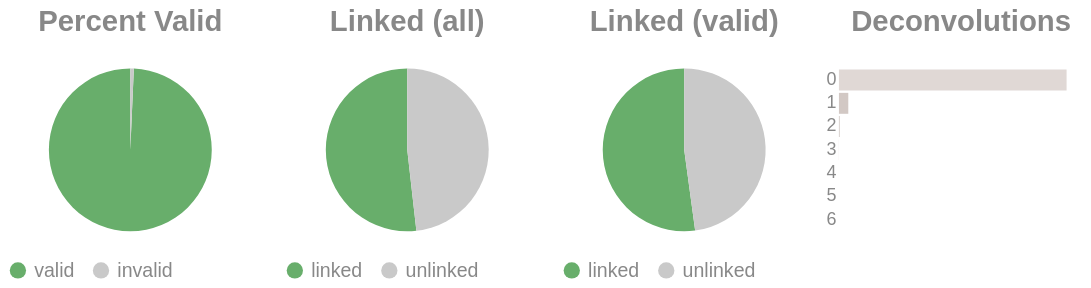

The notebook cell this image was saved under:
### Code cell
if SKIPLR:
    pass
else:
    clash = Counter()
    for i in valids['molecule'].to_list():
        _mol = i.split("-")
        if len(_mol) == 1:
            clash.update('0')
        else:
            clash.update(_mol[-1])

    _d = {"deconvolutions": [], 'count': []}
    for k,v in clash.items():
        _d['deconvolutions'].append(k)
        _d['count'].append(v)

    tot_valid = valids['reads'].sum()
    mask = valids['reads'] >= 2
    n_linked_reads = valids.filter(mask)['reads'].sum()
    if n_linked_reads == 0:
        print_html("No linked molecules (>=2 reads) were detected; skipping linked-only distributions.")
        SKIPLR = True
    else:
        perc_valid = round(tot_valid / n_reads, 4)
        linked_perc_abs = round(n_linked_reads / n_reads, 4)
        linked_perc = round(n_linked_reads / tot_valid, 4)

    _valid = pl.DataFrame({"valids": ['valid', 'invalid'], "count": [tot_valid, n_reads - tot_valid]})
    _linked_abs = pl.DataFrame({"linked (absolute)": ['linked', 'unlinked'], "count": [n_linked_reads, n_reads - n_linked_reads]})
    _linked_rel = pl.DataFrame({"linked (valids)": ['linked', 'unlinked'], "count": [n_linked_reads, tot_valid - n_linked_reads]})

    (
        alt.hconcat(
            piechart(_valid, goodval = 'valid', title = "Percent Valid"),
            piechart(_linked_abs, goodval = "linked", title =  "Linked (all)"),
            piechart(_linked_rel, goodval = "linked", title =  "Linked (valid)"),
            convolutionbar(pl.DataFrame(_d), title = "Deconvolutions"),
            center = True,
            bounds = 'flush'
        )
        .resolve_scale(color='independent')
        .resolve_legend('independent')
        .properties(usermeta={'embedOptions': {"actions": False}})
    ).display()

### Figure 1 — Vega-Lite specification as saved in the notebook (floating-point values rounded to 4 significant figures)
{"width": "container", "height": 400, "config": {"title": {"anchor": "start", "dy": -15, "fontSize": 18, "color": "#888888", "subtitleColor": "#888888", "subtitleFontSize": 14}, "arc": {"fill": "#0072B2"}, "axis": {"domainColor": "#888888", "domainWidth": 0.5, "gridWidth": 0.2, "grid": false, "titleFontWeight": 400, "titleFontSize": 15, "labelFontSize": 11, "labelColor": "#888888", "tickColor": "#888888", "tickWidth": 0.2, "titleColor": "#888888"}, "axisBand": {"grid": false}, "axisX": {"grid": true, "tickSize": 10, "domainCap": "round"}, "axisY": {"domain": false, "grid": true, "tickSize": 0, "domainCap": "round"}, "background": "transparent", "header": {"labelFontSize": 15, "labelColor": "#888888", "titleFontSize": 15, "titleFontWeight": 600, "titleColor": "#888888"}, "legend": {"labelFont": "sans-serif", "labelFontSize": 12, "labelColor": "#888888", "symbolSize": 100, "symbolType": "circle", "titleFontSize": 12, "titlePadding": 10, "titleColor": "#888888", "title": null}, "range": {"category": ["#E69F00", "#56B4E9", "#009E73", "#F0E442", "#0072B2", "#D55E00", "#CC79A7", "#000000"], "diverging": ["#cfe8f3", "#a2d4ec", "#73bfe2", "#46abdb", "#1696d2", "#12719e"]}, "area": {"fill": "#0072B2", "fillOpacity": 0.7, "line": true, "strokeOpacity": 0.7}, "line": {"color": "#0072B2", "stroke": "#0072B2", "strokeWidth": 2}, "trail": {"color": "#0072B2", "stroke": "#0072B2", "strokeWidth": 0, "size": 1}, "point": {"filled": true, "fillOpacity": 1.0, "size": 95}, "text": {"color": "#888888", "fontSize": 11, "align": "right", "fontWeight": 400, "size": 11}, "bar": {"fill": "#0072B2", "stroke": null}, "view": {"stroke": null, "continuousWidth": 660, "continuousHeight": 400}}, "hconcat": [{"data": {"name": "data-b72b5f083825dd08377be5a8db71c6e6"}, "mark": {"type": "arc"}, "encoding": {"color": {"field": "valids", "legend": {"orient": "bottom", "title": null}, "scale": {"domain": ["valid", "invalid"], "range": ["#68ae6b", "#C9C9C9"]}, "title": "Valids", "type": "nominal"}, "theta": {"field": "count", "type": "quantitative"}, "tooltip": [{"field": "valids", "title": "Valids", "type": "ordinal"}, {"field": "percent", "format": ".2%", "title": "Percent", "type": "quantitative"}, {"field": "count", "title": "Count", "type": "quantitative"}]}, "height": 100, "title": {"text": "Percent Valid", "align": "center", "anchor": "middle"}, "transform": [{"calculate": "datum.count / 11780430", "as": "percent"}], "width": 150}, {"data": {"name": "data-61e01fd30b4e7d27f2694381f8c1001c"}, "mark": {"type": "arc"}, "encoding": {"color": {"field": "linked (absolute)", "legend": {"orient": "bottom", "title": null}, "scale": {"domain": ["linked", "unlinked"], "range": ["#68ae6b", "#C9C9C9"]}, "title": "Linked (Absolute)", "type": "nominal"}, "theta": {"field": "count", "type": "quantitative"}, "tooltip": [{"field": "linked (absolute)", "title": "Linked (Absolute)", "type": "ordinal"}, {"field": "percent", "format": ".2%", "title": "Percent", "type": "quantitative"}, {"field": "count", "title": "Count", "type": "quantitative"}]}, "height": 100, "title": {"text": "Linked (all)", "align": "center", "anchor": "middle"}, "transform": [{"calculate": "datum.count / 11780430", "as": "percent"}], "width": 150}, {"data": {"name": "data-e00a1f1b361eb2742fd4ab31317321dc"}, "mark": {"type": "arc"}, "encoding": {"color": {"field": "linked (valids)", "legend": {"orient": "bottom", "title": null}, "scale": {"domain": ["linked", "unlinked"], "range": ["#68ae6b", "#C9C9C9"]}, "title": "Linked (Valids)", "type": "nominal"}, "theta": {"field": "count", "type": "quantitative"}, "tooltip": [{"field": "linked (valids)", "title": "Linked (Valids)", "type": "ordinal"}, {"field": "percent", "format": ".2%", "title": "Percent", "type": "quantitative"}, {"field": "count", "title": "Count", "type": "quantitative"}]}, "height": 100, "title": {"text": "Linked (valid)", "align": "center", "anchor": "middle"}, "transform": [{"calculate": "datum.count / 11699200", "as": "percent"}], "width": 150}, {"data": {"name": "data-b3f4ee3197589d6211d8948b3ea62b93"}, "mark": {"type": "bar"}, "encoding": {"color": {"field": "deconvolutions", "legend": null, "scale": {"scheme": "lightgreyred"}, "type": "nominal"}, "tooltip": [{"field": "deconvolutions", "title": "Deconvolutions", "type": "ordinal"}, {"field": "percent", "format": ".2%", "title": "Percent", "type": "quantitative"}, {"field": "count", "title": "Count", "type": "quantitative"}], "x": {"axis": null, "field": "count", "type": "quantitative"}, "y": {"field": "deconvolutions", "sort": "ascending", "title": null, "type": "nominal"}}, "height": 100, "title": {"text": "Deconvolutions", "align": "center", "anchor": "middle"}, "transform": [{"calculate": "datum.count / 7781751", "as": "percent"}], "width": 150}], "bounds": "flush", "center": true, "resolve": {"legend": {"angle": "independent"}, "scale": {"color": "independent"}}, "usermeta": {"embedOptions": {"actions": false}}, "$schema": "https://vega.github.io/schema/vega-lite/v6.1.0.json", "datasets": {"data-b72b5f083825dd08377be5a8db71c6e6": [{"valids": "valid", "count": 11699200}, {"valids": "invalid", "count": 81230}], "data-61e01fd30b4e7d27f2694381f8c1001c": [{"linked (absolute)": "linked", "count": 6101295}, {"linked (absolute)": "unlinked", "count": 5679135}], "data-e00a1f1b361eb2742fd4ab31317321dc": [{"linked (valids)": "linked", "count": 6101295}, {"linked (valids)": "unlinked", "count": 5597905}], "data-b3f4ee3197589d6211d8948b3ea62b93": [{"deconvolutions": "0", "count": 7453458}, {"deconvolutions": "1", "count": 306329}, {"deconvolutions": "2", "count": 20051}, {"deconvolutions": "3", "count": 1700}, {"deconvolutions": "4", "count": 184}, {"deconvolutions": "5", "count": 25}, {"deconvolutions": "6", "count": 4}]}}
